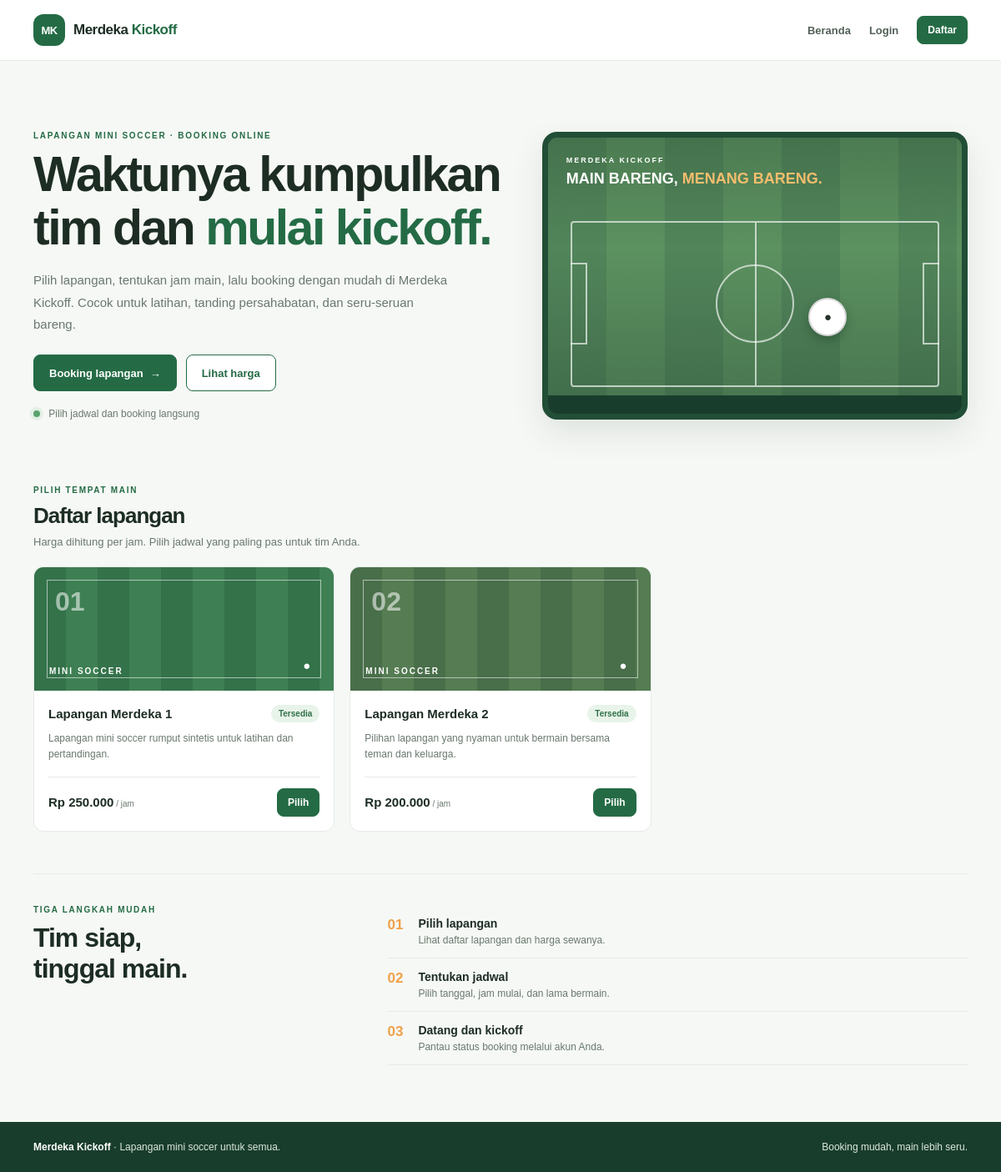
The page / on the database its author committed.
### tables this page shows
CREATE TABLE IF NOT EXISTS lapangan (
    id INT UNSIGNED NOT NULL AUTO_INCREMENT,
    nama VARCHAR(100) NOT NULL,
    deskripsi VARCHAR(500) NULL,
    harga_per_jam INT UNSIGNED NOT NULL,
    status ENUM('aktif', 'nonaktif') NOT NULL DEFAULT 'aktif',
    created_at TIMESTAMP NOT NULL DEFAULT CURRENT_TIMESTAMP,
    PRIMARY KEY (id)
);

### cek_login.php (called while the page is built, shortened)
<?php
function e(?string $value): string
{
    return htmlspecialchars((string) $value, ENT_QUOTES, 'UTF-8');
}
function sudahLogin(): bool
{
    return isset($_SESSION['user_id'], $_SESSION['nama'], $_SESSION['role']);
}
function rupiah(int|float|string $nominal): string
{
    return 'Rp ' . number_format((float) $nominal, 0, ',', '.');
}

### index.php (the view, shortened to what this page needs)
<?php
require_once __DIR__ . '/cek_login.php';
$akarUrl = '';
$daftarLapangan = $pdo->query(
    "SELECT id, nama, deskripsi, harga_per_jam, status
     FROM lapangan WHERE status = 'aktif' ORDER BY id"
)->fetchAll();
require __DIR__ . '/header.php';
?>
<section class="hero">
    <div class="hero-copy">
        <p class="eyebrow">LAPANGAN MINI SOCCER · BOOKING ONLINE</p>
        <h1>Waktunya kumpulkan tim dan <span>mulai kickoff.</span></h1>
        <p class="hero-description">
            Pilih lapangan, tentukan jam main, lalu booking dengan mudah di Merdeka Kickoff.
            Cocok untuk latihan, tanding persahabatan, dan seru-seruan bareng.
        </p>
        <div class="hero-actions">
            <a class="button" href="<?= sudahLogin() ? 'booking/tambah.php' : 'register.php' ?>">
                Booking lapangan <span aria-hidden="true">→</span>
            </a>
            <a class="button button-outline" href="#daftar-lapangan">Lihat harga</a>
        </div>
        <div class="hero-note"><span class="live-dot"></span> Pilih jadwal dan booking langsung</div>
    </div>
    <div class="hero-art" aria-label="Ilustrasi lapangan mini soccer">
        <div class="stadium-score">
            <span>MERDEKA KICKOFF</span>
            <strong>MAIN BARENG, <em>MENANG BARENG.</em></strong>
        </div>
        <div class="field-lines">
            <span class="halfway"></span>
            <span class="center-circle"></span>
            <span class="goal goal-left"></span>
            <span class="goal goal-right"></span>
        </div>
        <span class="ball">●</span>
        <div class="stadium-base"></div>
    </div>
</section>
<section class="section-block" id="daftar-lapangan">
    <div class="section-heading">
        <div>
            <p class="eyebrow">PILIH TEMPAT MAIN</p>
            <h2>Daftar lapangan</h2>
            <p class="muted">Harga dihitung per jam. Pilih jadwal yang paling pas untuk tim Anda.</p>
        </div>
    </div>
    <?php if ($daftarLapangan): ?>
        <div class="field-grid">
            <?php foreach ($daftarLapangan as $index => $lapangan): ?>
                <article class="field-card">
                    <div class="field-art field-art-<?= ($index % 3) + 1 ?>">
                        <span class="field-number">0<?= $index + 1 ?></span>
                        <span class="field-art-label">MINI SOCCER</span>
                        <span class="mini-ball">●</span>
                    </div>
                    <div class="field-card-body">
                        <div class="field-card-title">
                            <h3><?= e($lapangan['nama']) ?></h3>
                            <span class="status-pill status-aktif">Tersedia</span>
                        </div>
                        <p><?= e($lapangan['deskripsi'] ?: 'Lapangan mini soccer siap digunakan.') ?></p>
                        <div class="field-card-bottom">
                            <span class="price"><?= rupiah($lapangan['harga_per_jam']) ?><small> / jam</small></span>
                            <a class="button button-small" href="<?= sudahLogin() ? 'booking/tambah.php?lapangan_id=' . (int) $lapangan['id'] : 'login.php' ?>">Pilih</a>
                        </div>
                    </div>
                </article>
            <?php endforeach; ?>
        </div>
    <?php endif; ?>
</section>
<section class="how-section">
    <div>
        <p class="eyebrow">TIGA LANGKAH MUDAH</p>
        <h2>Tim siap,<br>tinggal main.</h2>
    </div>
    <div class="steps">
        <div class="step"><span>01</span><div><h3>Pilih lapangan</h3><p>Lihat daftar lapangan dan harga sewanya.</p></div></div>
        <div class="step"><span>02</span><div><h3>Tentukan jadwal</h3><p>Pilih tanggal, jam mulai, dan lama bermain.</p></div></div>
        <div class="step"><span>03</span><div><h3>Datang dan kickoff</h3><p>Pantau status booking melalui akun Anda.</p></div></div>
    </div>
</section>
<?php require __DIR__ . '/footer.php'; ?>

### header.php (shortened to what this page needs)
<?php
require_once __DIR__ . '/cek_login.php';
?>
<!doctype html>
<html lang="id">
<head>
    <link rel="stylesheet" href="<?= e($akarUrl ?? '') ?>css/style.css">
</head>
<body>
<header class="site-header">
    <div class="container header-inner">
        <a class="brand" href="<?= e($akarUrl ?? '') ?>index.php" aria-label="Merdeka Kickoff beranda">
            <span class="brand-mark">MK</span>
            <span>Merdeka <strong>Kickoff</strong></span>
        </a>
        <nav class="main-nav" aria-label="Navigasi utama">
            <a href="<?= e($akarUrl ?? '') ?>index.php">Beranda</a>
            <?php if (sudahLogin()): ?>
                <a href="<?= e($akarUrl ?? '') ?>dashboard.php">Dashboard</a>
                <a href="<?= e($akarUrl ?? '') ?>booking/index.php">Booking</a>
                <?php if ($_SESSION['role'] === 'admin'): ?>
                    <a href="<?= e($akarUrl ?? '') ?>lapangan/index.php">Lapangan</a>
                    <a href="<?= e($akarUrl ?? '') ?>laporan.php">Laporan</a>
                <?php endif; ?>
                <span class="nav-user"><?= e($_SESSION['nama']) ?></span>
                <form class="nav-logout" action="<?= e($akarUrl ?? '') ?>logout.php" method="post">
                    <input type="hidden" name="csrf_token" value="<?= e(csrfToken()) ?>">
                    <button class="button button-small button-outline" type="submit">Logout</button>
                </form>
            <?php else: ?>
                <a href="<?= e($akarUrl ?? '') ?>login.php">Login</a>
                <a class="button button-small" href="<?= e($akarUrl ?? '') ?>register.php">Daftar</a>
            <?php endif; ?>
        </nav>
    </div>
</header>
<main class="page-main">
    <div class="container">

### footer.php
    </div>
</main>
<footer class="site-footer">
    <div class="container footer-inner">
        <p><strong>Merdeka Kickoff</strong> · Lapangan mini soccer untuk semua.</p>
        <p>Booking mudah, main lebih seru.</p>
    </div>
</footer>
</body>
</html>

### rows shown on the page
lapangan: nama "Lapangan Merdeka 1", deskripsi "Lapangan mini soccer rumput sintetis untuk latihan dan pertandingan.", harga_per_jam "Rp 250.000"
lapangan: nama "Lapangan Merdeka 2", deskripsi "Pilihan lapangan yang nyaman untuk bermain bersama teman dan keluarga.", harga_per_jam "Rp 200.000"
